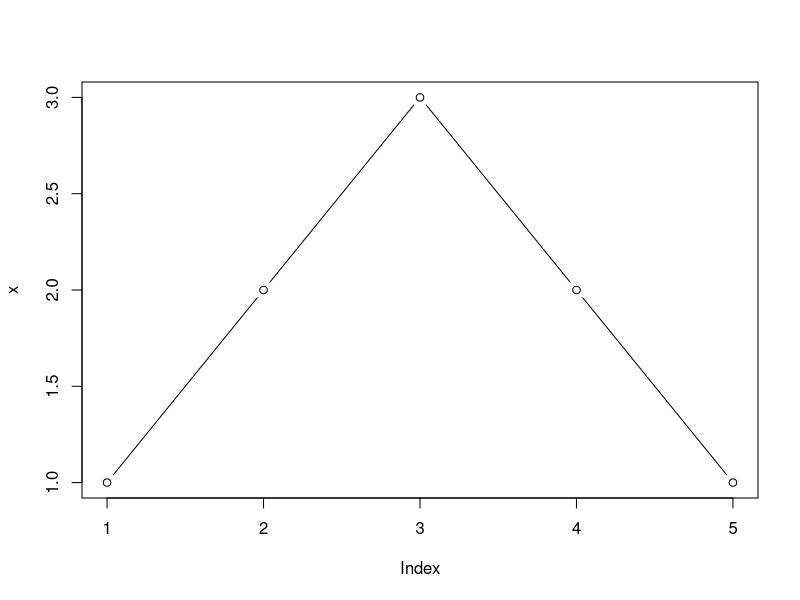
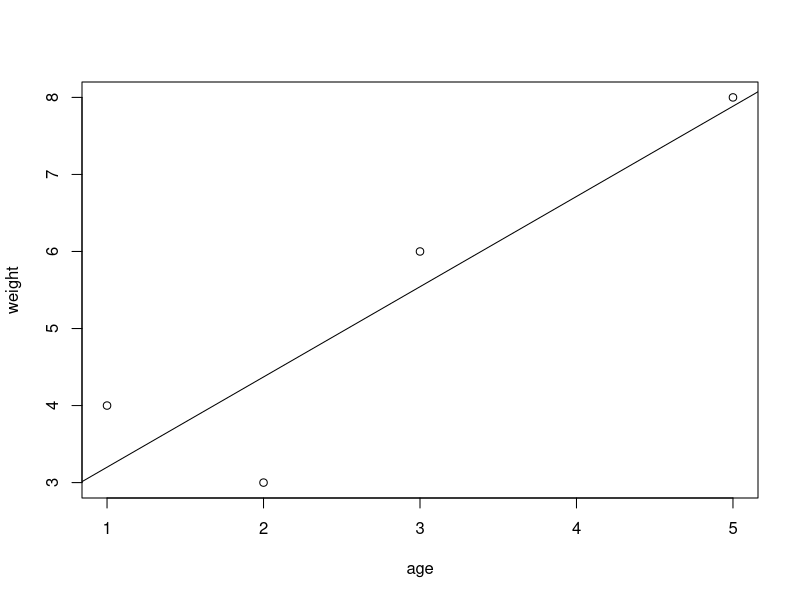
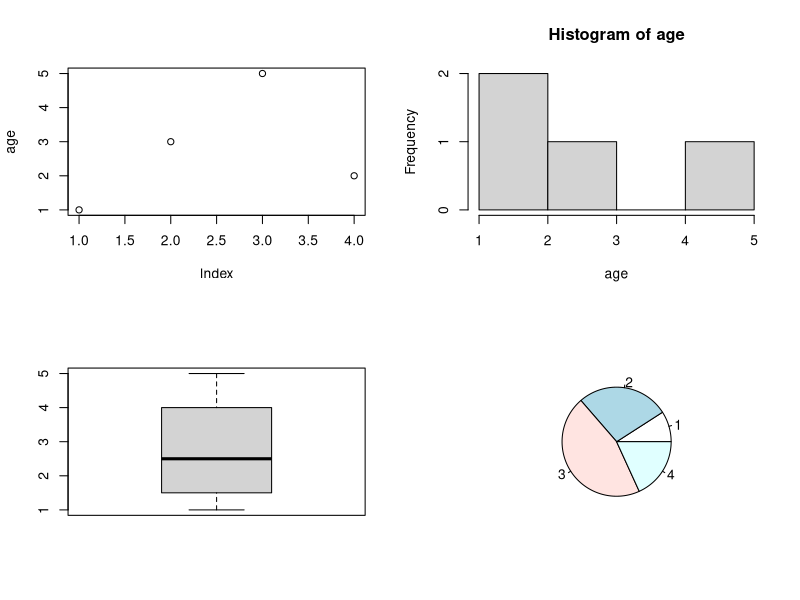
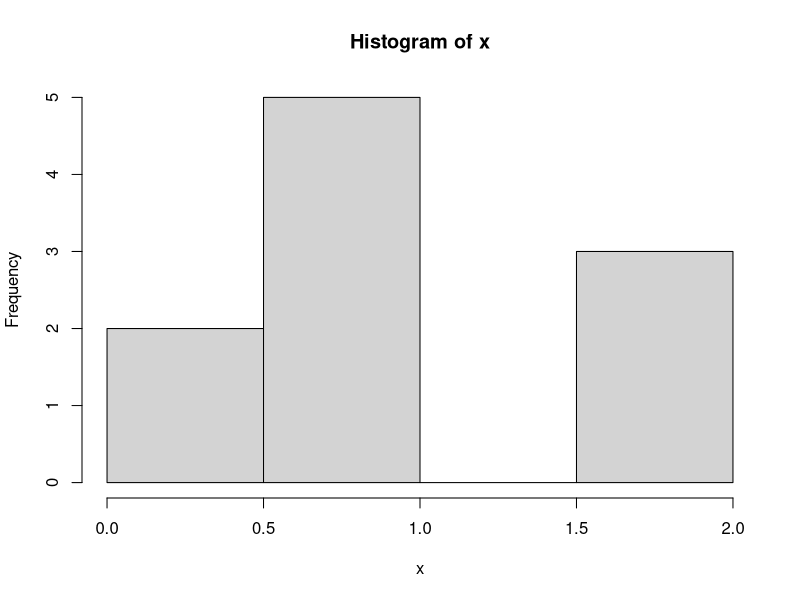
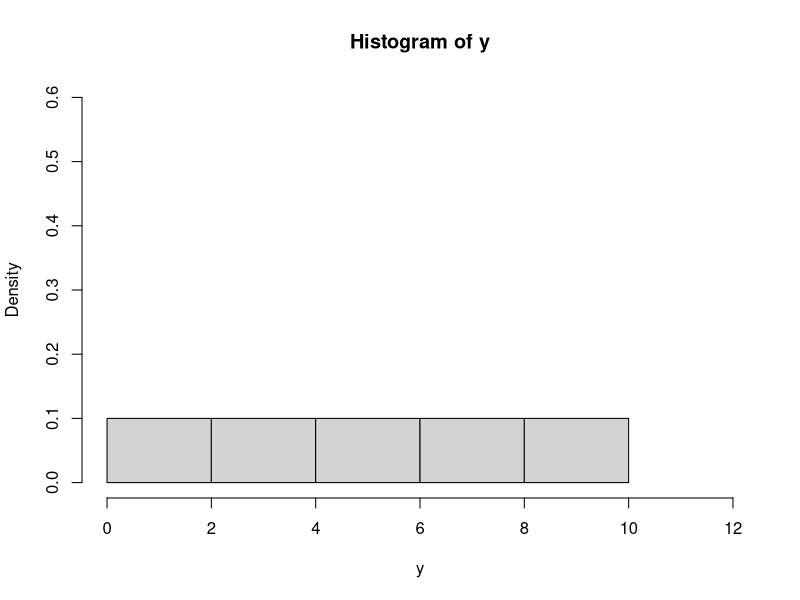
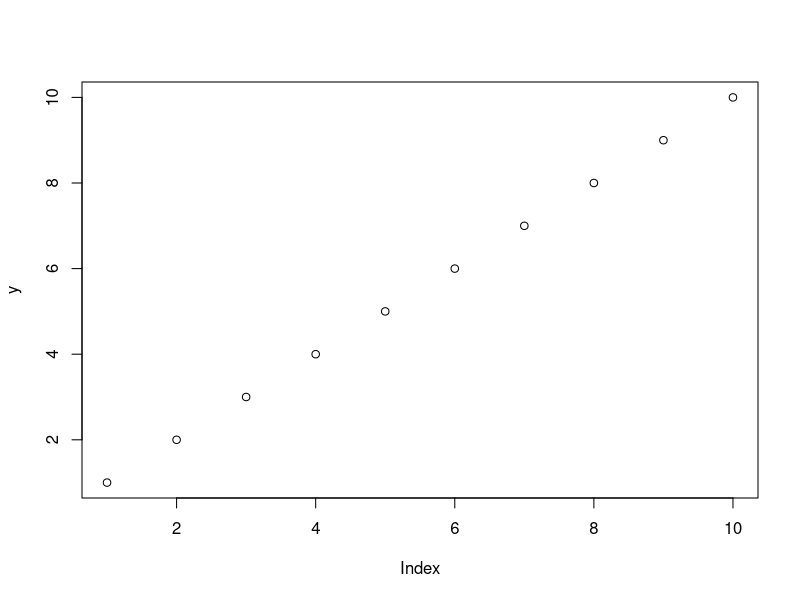
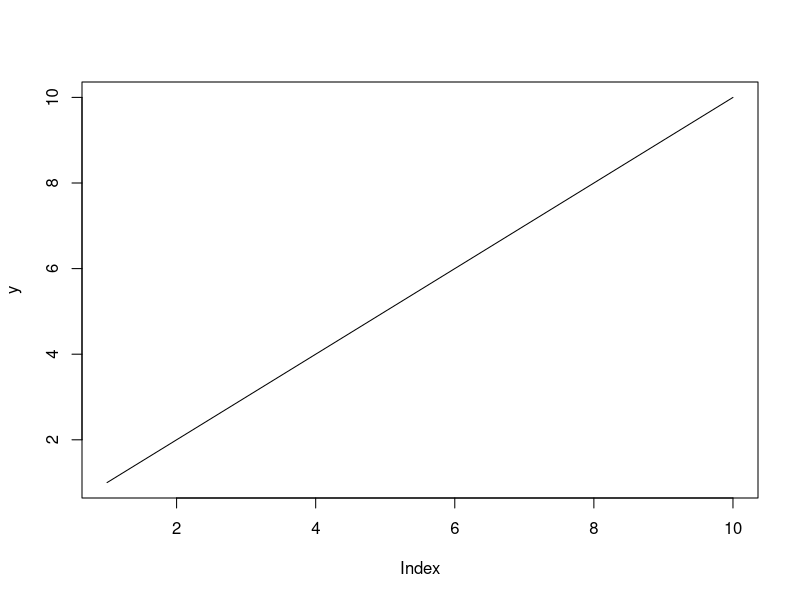
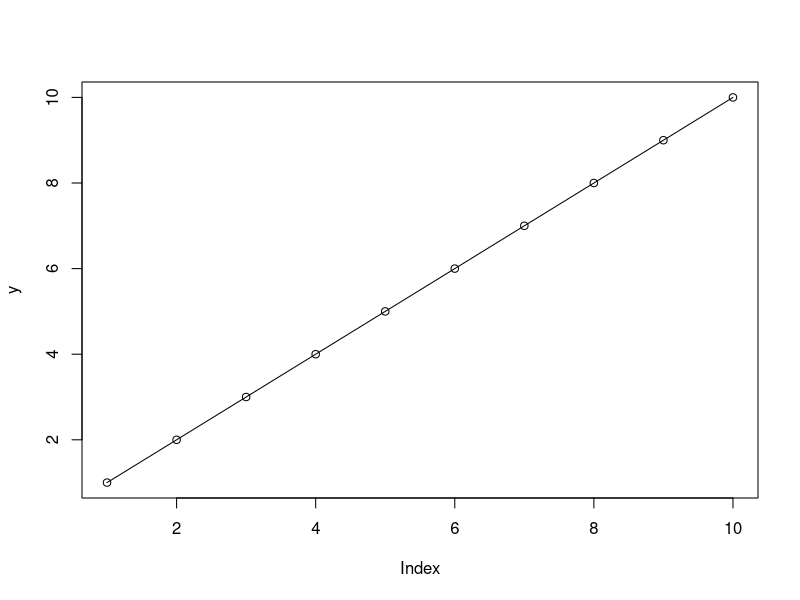

The R source for these figures, in order:

#visualization
#example
x<- c(1,2,3,2,1)
plot(x, type = "b")

#data
age<- c(1,3,5,2)
weight<- c(4, 6, 8,3)
y<- 1:10
#what is plot?
#plot
plot(age, weight)

#linear regression line
abline(lm(weight ~ age))



#making a pdf of the graph
pdf("graph.pdf")
attach(mtcars)
mtcars
plot(wt, mpg)
title("plotting")
detach(mtcars)
dev.off()



#to make a page 4 part
par(mfrow = c(2,2))
#basic
plot(age)
hist(age)
boxplot(age) #boxplot
pie(age) #pie chart
#to normalize the page
par(mfrow = c(1,1))

#histogram
x<- rbinom(10, 2,0.5)
hist(x)
hist(y, freq = FALSE, ylim = c(0,0.6), xlim = c(0,12))

#plot

plot(y)
plot(y, type = "l")
plot(y, type= "o")

plot(y, type = "l", col = "blue", xlab = "number", ylab = "y number", main = "multiple plotiing")
lines(10:1, type = "l", col= "red")
legend("topleft", legend = c("red line", "blue line"), col = c("red", "blue"), fill = c("red","blue") )


#scatter plot
plot(y)

#barplot
barplot(y,col= "blue")
y

#pie chart
pie(y)
x<-c(1,2,3)
pie(x, col= c("red", "blue", "green"))

#3D pie chart
#install.packages("plotrix")
library(plotrix)
pie3D(x, labels= list("red", "blue", "green"),explode =0.1 )

#comparing pie chart
s<- c(10, 13, 14)
l<- c("US", "UK", "BAN" )
pie(s)
fan.plot(s, labels = l)
